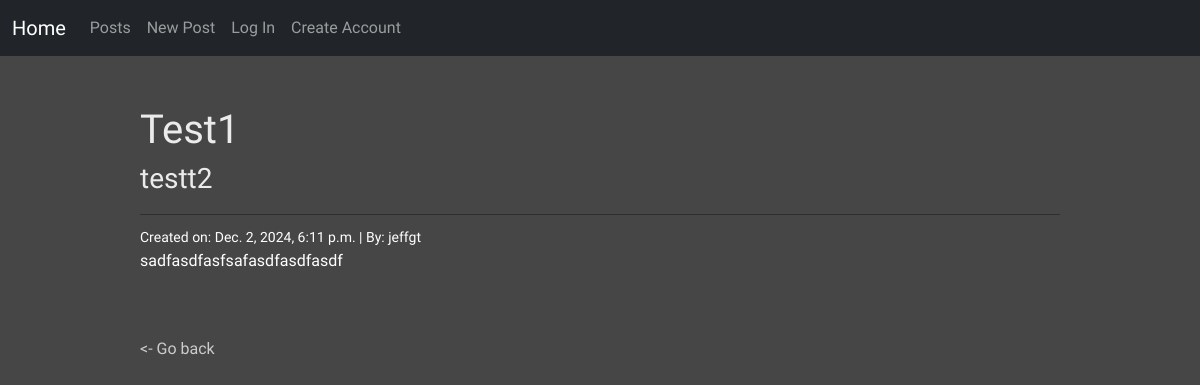
/posts/3/, run on the app's committed database.
### posts/models.py (models this page shows, shortened)
class Post(models.Model):
    title = models.CharField(max_length=128)
    subtitle = models.CharField(max_length=256)
    body = models.TextField()
    author = models.ForeignKey(
        get_user_model(),
        on_delete=models.CASCADE
    )
    status = models.ForeignKey(
        Status,
        on_delete=models.CASCADE
    )
    created_on = models.DateTimeField(auto_now_add=True)

### posts/views.py (the view, shortened to what this page needs)
# urls.py: path("<int:pk>/", views.PostDetailView.as_view(), name = "detail"),
class PostDetailView(DetailView):
  template_name = "posts/detail.html"
  model = Post

### templates/posts/detail.html (shortened to what this page needs)
{% extends 'base.html' %}
{% block content %}
 <div class="text-white dtl-cont">
   <div class="dtl-title">
     <h1>{{ post.title }}</h1>
     <h3>{{ post.subtitle }}</h3>
   </div>
   <small>Created on: {{ post.created_on }} | By: {{ post.author }}</small>
   <p>{{ post.body }}</p>
   <br></br>
   <div>
     <a href="{% url 'list' %}"><- Go back</a>
   </div>
 </div>
{% endblock content %}

### static/css/style.css (style rules this page uses)
body { background-color: rgb(70, 70, 70); font-family: "Lexend", serif; font-optical-sizing: auto; font-style: normal; }
h1,h3 { color: rgb(235, 235, 235); }
a { color: rgb(204, 204, 204); text-decoration: none; }
.dtl-cont { width: 80%; margin-top: 30px; margin-left: auto; margin-right: auto; padding: 20px; }
.dtl-title { border-bottom: 1px solid rgb(46, 46, 46); margin-bottom: 10px; padding-bottom: 10px; }

### data on the page
Post: title "Test1", subtitle "testt2", created_on "Dec. 2, 2024, 6:11 p.m.", author "jeffgt", body "sadfasdfasfsafasdfasdfasdf"
